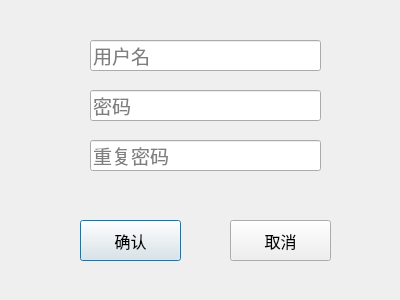
<?xml version="1.0" encoding="UTF-8"?>
<ui version="4.0">
 <class>RegisterNewUser</class>
 <widget class="QDialog" name="RegisterNewUser">
  <property name="geometry">
   <rect>
    <x>0</x>
    <y>0</y>
    <width>400</width>
    <height>300</height>
   </rect>
  </property>
  <property name="windowTitle">
   <string>注册新用户</string>
  </property>
  <property name="windowIcon">
   <iconset resource="pics/buttonIcon/buttonicon.qrc">
    <normaloff>:/Bank_202px_1194726_easyicon.net.png</normaloff>:/Bank_202px_1194726_easyicon.net.png</iconset>
  </property>
  <widget class="QLineEdit" name="username">
   <property name="geometry">
    <rect>
     <x>90</x>
     <y>40</y>
     <width>231</width>
     <height>31</height>
    </rect>
   </property>
   <property name="font">
    <font>
     <family>Adobe Arabic</family>
     <pointsize>14</pointsize>
    </font>
   </property>
   <property name="placeholderText">
    <string>用户名</string>
   </property>
   <property name="clearButtonEnabled">
    <bool>true</bool>
   </property>
  </widget>
  <widget class="QLineEdit" name="password">
   <property name="geometry">
    <rect>
     <x>90</x>
     <y>90</y>
     <width>231</width>
     <height>31</height>
    </rect>
   </property>
   <property name="font">
    <font>
     <family>Adobe Arabic</family>
     <pointsize>14</pointsize>
    </font>
   </property>
   <property name="echoMode">
    <enum>QLineEdit::Password</enum>
   </property>
   <property name="placeholderText">
    <string>密码</string>
   </property>
   <property name="clearButtonEnabled">
    <bool>true</bool>
   </property>
  </widget>
  <widget class="QLineEdit" name="password_2">
   <property name="geometry">
    <rect>
     <x>90</x>
     <y>140</y>
     <width>231</width>
     <height>31</height>
    </rect>
   </property>
   <property name="font">
    <font>
     <family>Adobe Arabic</family>
     <pointsize>14</pointsize>
    </font>
   </property>
   <property name="echoMode">
    <enum>QLineEdit::Password</enum>
   </property>
   <property name="placeholderText">
    <string>重复密码</string>
   </property>
   <property name="clearButtonEnabled">
    <bool>true</bool>
   </property>
  </widget>
  <widget class="QPushButton" name="accept">
   <property name="geometry">
    <rect>
     <x>80</x>
     <y>220</y>
     <width>101</width>
     <height>41</height>
    </rect>
   </property>
   <property name="font">
    <font>
     <family>Adobe Arabic</family>
     <pointsize>12</pointsize>
    </font>
   </property>
   <property name="text">
    <string>确认</string>
   </property>
  </widget>
  <widget class="QPushButton" name="reject">
   <property name="geometry">
    <rect>
     <x>230</x>
     <y>220</y>
     <width>101</width>
     <height>41</height>
    </rect>
   </property>
   <property name="font">
    <font>
     <family>Adobe Arabic</family>
     <pointsize>12</pointsize>
    </font>
   </property>
   <property name="text">
    <string>取消</string>
   </property>
  </widget>
 </widget>
 <resources>
  <include location="pics/buttonIcon/buttonicon.qrc"/>
 </resources>
 <connections/>
</ui>
